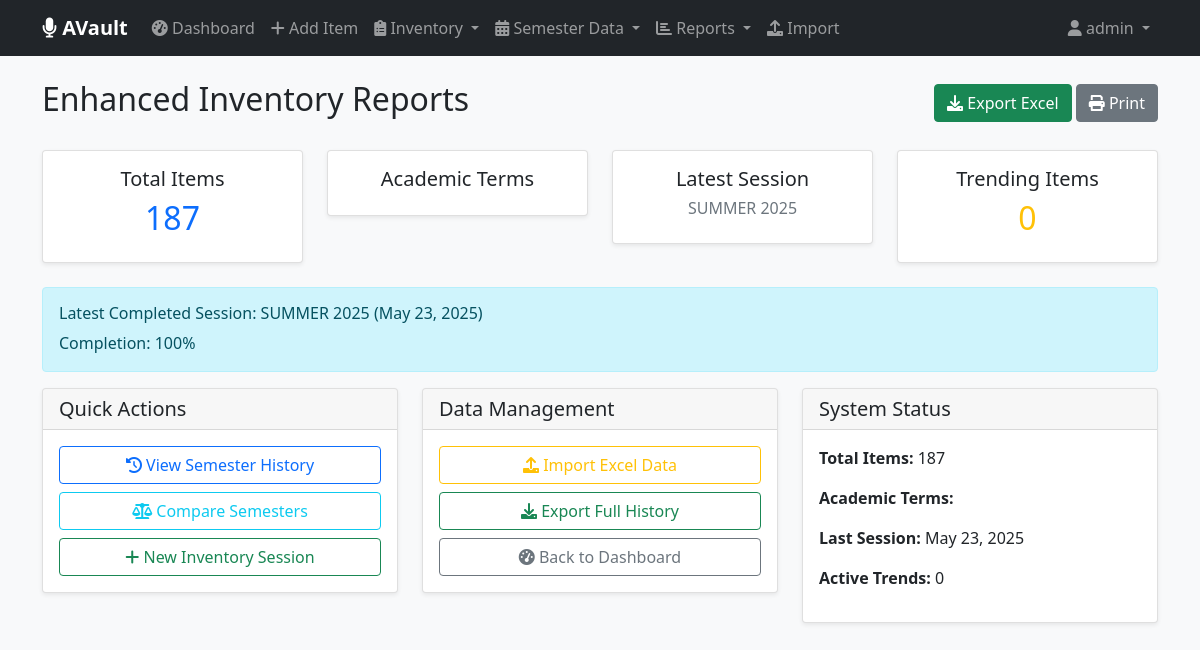
The page /inventory/reports/ (signed in) on the database as committed earlier.
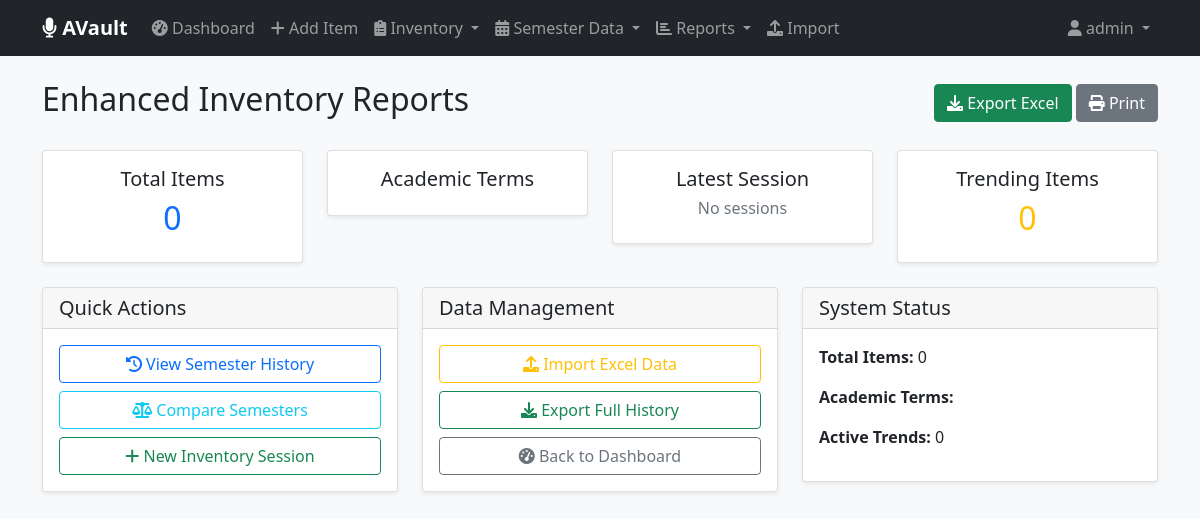
The same page on the database as committed later.
### inventory/models.py (models this page shows, shortened)
class InventorySession(models.Model):
    name = models.CharField(max_length=50)  # e.g., "Summer 2025 Count"
    academic_term = models.ForeignKey(AcademicTerm, on_delete=models.SET_NULL, null=True, blank=True)
    date = models.DateField(default=timezone.now)
    conducted_by = models.ForeignKey(User, on_delete=models.SET_NULL, null=True)
    is_complete = models.BooleanField(default=False)
    notes = models.TextField(blank=True)
    created_at = models.DateTimeField(auto_now_add=True)
    class Meta:
        ordering = ['-date']
    def get_completion_percentage(self):
        total_items = Item.objects.count()
        counted_items = self.counts.count()
        return int((counted_items / total_items * 100)) if total_items > 0 else 0

### inventory/views.py (the view, shortened to what this page needs)
# urls.py: path('reports/', views.reports, name='reports'),
@login_required
def reports(request):
    current_session = InventorySession.objects.filter(is_complete=True).first()
    previous_session = InventorySession.objects.filter(is_complete=True).exclude(id=current_session.id).first() if current_session else None
    context = {
        'current_session': current_session,
        'previous_session': previous_session,
        'total_items': Item.objects.count(),
        'shortages': [],
        'new_items': []
    }
    if current_session:
        shortages = []
        for count in current_session.counts.select_related('item'):
            expected = count.item.get_expected_quantity()
        context['shortages'] = shortages
    return render(request, 'inventory/reports.html', context)

### inventory/context_processors.py (called while the page is built, shortened)
def admin_stats(request):
    if not request.path.startswith('/admin/'):
        return {}

### inventory/models.py (called while the page is built)
    def get_latest_count(self):
        latest = self.historical_counts.order_by('-academic_term__year', '-academic_term__term').first()
        return latest.counted_quantity if latest else 0

    def get_expected_quantity(self):
        return self.get_latest_count()

### inventory/templates/inventory/reports.html (shortened to what the changed rows need)
{% extends 'inventory/base.html' %}
{% block content %}
<div class="d-flex justify-content-between align-items-center mb-4 no-print">
    <h2>Enhanced Inventory Reports</h2>
</div>
<div class="row mb-4">
    <div class="col-md-3">
        <div class="card text-center">
            <div class="card-body">
                <h5 class="card-title">Total Items</h5>
                <h2 class="text-primary">{{ total_items }}</h2>
            </div>
        </div>
    </div>
    <div class="col-md-3">
        <div class="card text-center">
            <div class="card-body">
                <h5 class="card-title">Latest Session</h5>
                <h6 class="text-muted">
                    {% if current_session %}
                        {{ current_session.name }}
                    {% else %}
                        No sessions
                    {% endif %}
                </h6>
            </div>
        </div>
    </div>
    <div class="col-md-3">
        <div class="card text-center">
            <div class="card-body">
                <h2 class="text-warning">{{ trending_items|length }}</h2>
            </div>
        </div>
    </div>
</div>
{% if current_session %}
<div class="alert alert-info">
    <h6>Latest Completed Session: {{ current_session.name }} ({{ current_session.date }})</h6>
    <p class="mb-0">Completion: {{ current_session.get_completion_percentage }}%</p>
</div>
{% endif %}
<div class="row">
    <div class="col-md-4">
        <div class="card">
            <div class="card-body">
                <p><strong>Total Items:</strong> {{ total_items }}</p>
                <p><strong>Academic Terms:</strong> {{ total_terms }}</p>
                {% if current_session %}
                    <p><strong>Last Session:</strong> {{ current_session.date }}</p>
                {% endif %}
                <p><strong>Active Trends:</strong> {{ trending_items|length }}</p>
            </div>
        </div>
    </div>
</div>
{% endblock %}

Rows that differ between the two databases and show on the page:
removed InventorySession: name "SUMMER 2025", date "May 23, 2025", get_completion_percentage "100"
Other text that changed with them:
{{ total_items }}: "187" → "0"
text no longer shown: "Latest Completed Session: ( ) Completion: % Last Session:"
text now shown: "No sessions"
